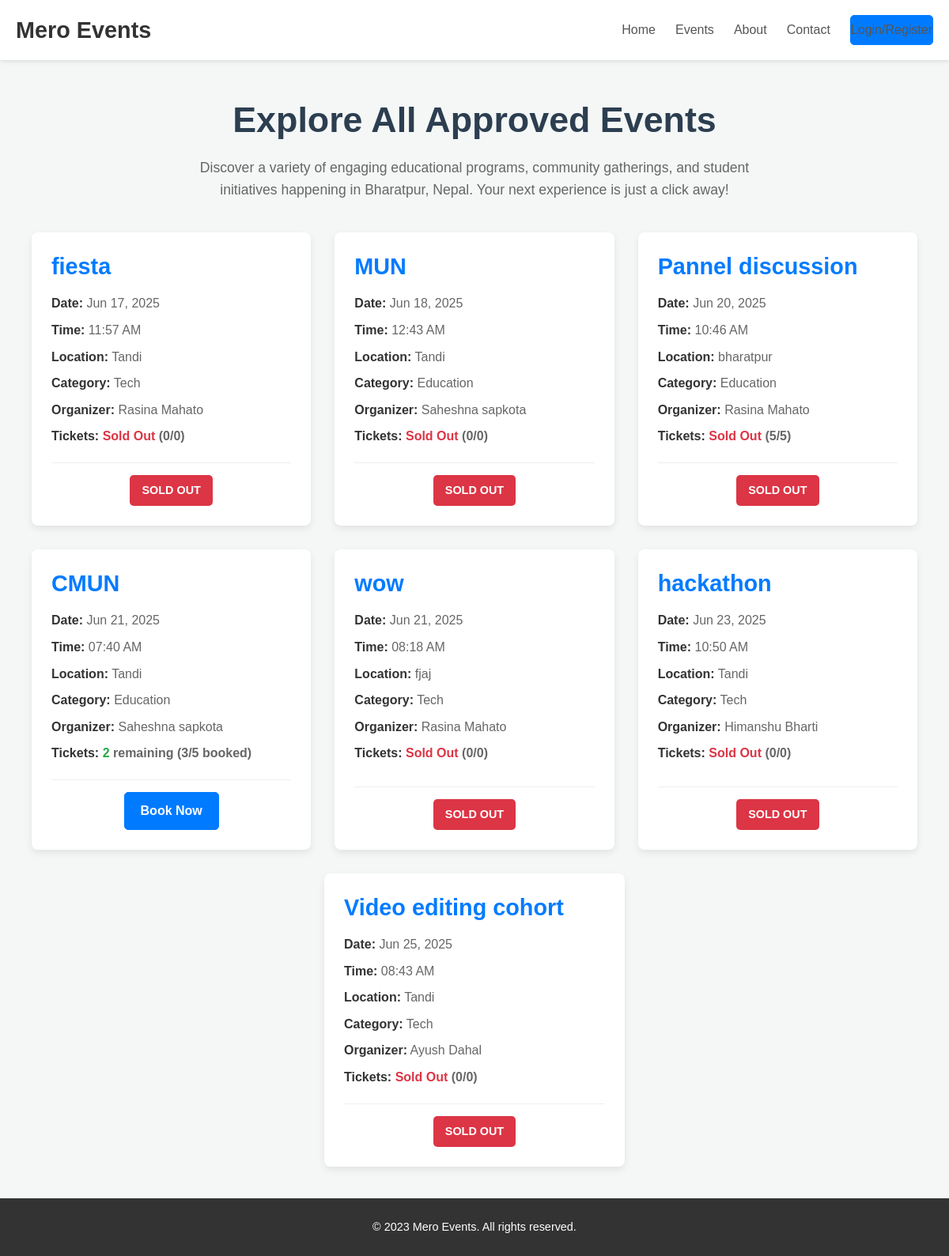
Screenshot of /events.php with the database file from the repository.
### tables this page shows
CREATE TABLE `events` (
  `id` int(11) NOT NULL,
  `title` varchar(200) DEFAULT NULL,
  `description` text DEFAULT NULL,
  `event_date` date DEFAULT NULL,
  `event_time` time DEFAULT NULL,
  `location` varchar(255) DEFAULT NULL,
  `category` varchar(100) DEFAULT NULL,
  `organizer_id` int(11) DEFAULT NULL,
  `status` enum('pending','approved','rejected') DEFAULT 'pending',
  `total_tickets` int(11) DEFAULT 0,
  `tickets_booked` int(11) DEFAULT 0
);

CREATE TABLE `organizers` (
  `id` int(11) NOT NULL,
  `name` varchar(100) DEFAULT NULL,
  `email` varchar(100) DEFAULT NULL,
  `password` varchar(255) DEFAULT NULL,
  `id_proof` varchar(255) DEFAULT NULL,
  `created_at` timestamp NOT NULL DEFAULT current_timestamp(),
  `is_approved` tinyint(1) DEFAULT 0
);

### events.php (the view, shortened to what this page needs)
<?php
require_once 'includes/config.php';
$events = [];
$sql = "SELECT
            e.id,           /* VERY IMPORTANT: e.id included for links */
            e.title,
            e.event_date,
            e.event_time,
            e.location,
            e.category,
            e.total_tickets,
            e.tickets_booked,
            o.name AS organizer_name
        FROM
            events e
        JOIN
            organizers o ON e.organizer_id = o.id
        WHERE
            e.status = 'approved'
        ORDER BY
            e.event_date ASC, e.event_time ASC";
if ($result = $conn->query($sql)) {
    if ($result->num_rows > 0) {
        while ($row = $result->fetch_assoc()) {
            $events[] = $row;
        }
    } else {
        $message = "<div class='info-msg'>No upcoming events found.</div>";
    }
} else {
    $message = "<div class='error-msg'>Error retrieving events from database: " . $conn->error . "</div>";
}
?>
<!DOCTYPE html>
<html lang="en">
<head>
    <link rel="stylesheet" href="assets/css/style.css">
</head>
<body>
    <header class="main-header">
        <div class="container">
            <nav class="main-nav">
                <a href="index.php" class="site-logo">Mero Events</a>
                <ul class="nav-links">
                    <li><a href="index.php">Home</a></li>
                    <li><a href="events.php">Events</a></li>
                    <li><a href="about.php">About</a></li>
                    <li><a href="contact.php">Contact</a></li>
                    <?php
                    if (isset($_SESSION["logged_in"]) && $_SESSION["logged_in"] === true) {
                        $dashboard_link = '#';
                        if (isset($_SESSION["user_type"])) {
                            if ($_SESSION["user_type"] == "organizer") {
                                $dashboard_link = 'organizer-dashboard/dashboard.php';
                            } elseif ($_SESSION["user_type"] == "user") {
                                $dashboard_link = 'user-dashboard/dashboard.php';
                            }
                        }
                        echo '<li class="welcome-message">Welcome, ' . htmlspecialchars($_SESSION["user_name"]) . '</li>';
                        echo '<li><a href="' . htmlspecialchars($dashboard_link) . '" class="btn btn-primary">Dashboard</a></li>';
                        echo '<li><a href="logout.php" class="btn btn-primary" style="background-color: #dc3545;">Logout</a></li>';
                    } else {
                        echo '<li><a href="auth.php" class="btn btn-primary">Login/Register</a></li>';
                    }
                    ?>
                </ul>
            </nav>
        </div>
    </header>
    <main>
        <div class="container">
            <div class="events-header">
                <h1>Explore All Approved Events</h1>
                <p>Discover a variety of engaging educational programs, community gatherings, and student initiatives happening in Bharatpur, Nepal. Your next experience is just a click away!</p>
            </div>
            <?php if (!empty($events)): ?>
                <div class="events-grid">
                    <?php foreach ($events as $event):
                        $tickets_remaining = $event['total_tickets'] - $event['tickets_booked'];
                        $is_sold_out = ($tickets_remaining <= 0);
                    ?>
                        <div class="event-card">
                            <div>
                                <h3><?php echo htmlspecialchars($event['title']); ?></h3>
                                <div class="event-info-block">
                                    <p><strong>Date:</strong> <?php echo htmlspecialchars(date('M d, Y', strtotime($event['event_date']))); ?></p>
                                    <p><strong>Time:</strong> <?php echo htmlspecialchars(date('h:i A', strtotime($event['event_time']))); ?></p>
                                    <p><strong>Location:</strong> <?php echo htmlspecialchars($event['location']); ?></p>
                                    <p><strong>Category:</strong> <?php echo htmlspecialchars($event['category']); ?></p>
                                    <p><strong>Organizer:</strong> <?php echo htmlspecialchars($event['organizer_name']); ?></p>
                                    <p class="tickets-info">
                                        <strong>Tickets:</strong>
                                        <?php if ($is_sold_out): ?>
                                            <span class="tickets-sold-out-count">Sold Out</span> (<?php echo htmlspecialchars($event['tickets_booked']); ?>/<?php echo htmlspecialchars($event['total_tickets']); ?>)
                                        <?php else: ?>
                                            <span class="tickets-remaining-count"><?php echo htmlspecialchars($tickets_remaining); ?></span> remaining
                                            (<?php echo htmlspecialchars($event['tickets_booked']); ?>/<?php echo htmlspecialchars($event['total_tickets']); ?> booked)
                                        <?php endif; ?>
                                    </p>
                                </div>
                            </div>
                            <div class="action-area">
                                <?php if ($is_sold_out): ?>
                                    <span class="sold-out-badge">Sold Out</span>
                                <?php else: ?>
                                    <a href="event-details.php?event_id=<?php echo htmlspecialchars($event['id']); ?>" class="btn btn-primary book-button">Book Now</a>
                                <?php endif; ?>
                            </div>
                        </div>
                    <?php endforeach; ?>
                </div>
            <?php endif; ?>
        </div>
    </main>
    <footer class="main-footer">
        <div class="container">
            <p>© 2023 Mero Events. All rights reserved.</p>
        </div>
    </footer>
</body>
</html>

### assets/css/style.css (style rules this page uses)
* { box-sizing: border-box; margin: 0; padding: 0; }
body { font-family: Arial, sans-serif; line-height: 1.6; color: #333; background-color: #f4f7f6; }
.container { max-width: 1200px; margin: 0 auto; padding: 0 20px; }
a { text-decoration: none; color: #007bff; }
.btn { display: inline-block; padding: 10px 20px; border-radius: 5px; font-weight: bold; text-align: center; transition: background-color 0.3s ease; }
.btn-primary { background-color: #007bff; color: #fff; border: 1px solid #007bff; }
.main-header { background-color: #fff; box-shadow: 0 2px 5px rgba(0,0,0,0.1); padding: 15px 0; }
.main-nav { display: flex; justify-content: space-between; align-items: center; }
.site-logo { font-size: 1.8em; font-weight: bold; color: #333; margin-right: 20px; }
.nav-links { list-style: none; display: flex; align-items: center; }
.nav-links li { margin-left: 25px; }
.nav-links a { color: #555; font-weight: 500; padding: 5px 0; transition: color 0.3s ease; }
.main-footer { background-color: #333; color: #fff; text-align: center; padding: 25px 0; font-size: 0.9em; margin-top: 40px; }
.main-footer p { margin: 0; }

### events.php (style rules this page uses)
body { font-family: Arial, sans-serif; background-color: #f4f7f6; margin: 0; display: flex; flex-direction: column; min-height: 100vh; }
main { flex-grow: 1; padding: 40px 20px; }
.events-header { text-align: center; margin-bottom: 40px; }
.events-header h1 { font-size: 2.8em; color: #2c3e50; margin-bottom: 10px; }
.events-header p { font-size: 1.1em; color: #666; max-width: 700px; margin: 0 auto; }
.events-grid { display: flex; flex-wrap: wrap; gap: 30px; justify-content: center; align-items: stretch; }
.event-card { background-color: #fff; border-radius: 8px; box-shadow: 0 4px 10px rgba(0, 0, 0, 0.08); padding: 25px; flex: 1 1 calc(33.333% - 40px); min-width: 280px; max-width: 380px; display: flex; flex-direction: column; justify-content: space-between; transition: transform 0.2s ease, box-shadow 0.2s ease; }
.event-card h3 { font-size: 1.8em; color: #007bff; margin-bottom: 15px; line-height: 1.3; }
.event-info-block { font-size: 1em; color: #666; margin-bottom: 20px; }
.event-info-block p { margin: 0 0 8px 0; }
.event-info-block strong { color: #333; }
.event-info-block .tickets-info { font-weight: bold; }
.event-info-block .tickets-remaining-count { color: #28a745; }
.event-info-block .tickets-sold-out-count { color: #dc3545; }
.event-card .action-area { padding-top: 15px; border-top: 1px solid #eee; text-align: center; }
.event-card .book-button { display: inline-block; background-color: #007bff; color: #fff; padding: 10px 20px; border-radius: 5px; text-decoration: none; font-weight: bold; transition: background-color 0.3s ease; }
.event-card .sold-out-badge { background-color: #dc3545; color: #fff; padding: 8px 15px; border-radius: 5px; font-weight: bold; font-size: 0.9em; text-transform: uppercase; display: inline-block; }
.main-header { background-color: #fff; box-shadow: 0 2px 5px rgba(0,0,0,0.1); padding: 15px 0; }
.main-nav { display: flex; justify-content: space-between; align-items: center; }
.site-logo { font-size: 1.8em; font-weight: bold; color: #333; margin-right: 20px; text-decoration: none; }
.nav-links { list-style: none; display: flex; align-items: center; margin: 0; padding: 0; }
.nav-links li { margin-left: 25px; }
.nav-links a { color: #555; font-weight: 500; padding: 5px 0; transition: color 0.3s ease; text-decoration: none; }
.btn { display: inline-block; padding: 10px 20px; border-radius: 5px; font-weight: bold; text-align: center; transition: background-color 0.3s ease; text-decoration: none; }
.btn-primary { background-color: #007bff; color: #fff; border: 1px solid #007bff; }
.main-footer { background-color: #333; color: #fff; text-align: center; padding: 25px 0; font-size: 0.9em; margin-top: auto; width: 100%; }
.container { max-width: 1200px; margin: 0 auto; padding: 0 20px; }

### rows the page displays
events: title "fiesta", event_date "Jun 17, 2025", event_time "11:57 AM", location "Tandi", category "Tech", organizer.name "Rasina Mahato", tickets_booked "0", total_tickets "0", shows "SOLD OUT"
events: title "MUN", event_date "Jun 18, 2025", event_time "12:43 AM", location "Tandi", category "Education", organizer.name "Saheshna sapkota", tickets_booked "0", total_tickets "0", shows "SOLD OUT"
events: title "Pannel discussion", event_date "Jun 20, 2025", event_time "10:46 AM", location "bharatpur", category "Education", organizer.name "Rasina Mahato", tickets_booked "5", total_tickets "5", shows "SOLD OUT"
events: title "CMUN", event_date "Jun 21, 2025", event_time "07:40 AM", location "Tandi", category "Education", organizer.name "Saheshna sapkota", tickets_remaining "2", tickets_booked "3", total_tickets "5"
events: title "wow", event_date "Jun 21, 2025", event_time "08:18 AM", location "fjaj", category "Tech", organizer.name "Rasina Mahato", tickets_booked "0", total_tickets "0", shows "SOLD OUT"
events: title "hackathon", event_date "Jun 23, 2025", event_time "10:50 AM", location "Tandi", category "Tech", organizer.name "Himanshu Bharti", tickets_booked "0", total_tickets "0", shows "SOLD OUT"
events: title "Video editing cohort", event_date "Jun 25, 2025", event_time "08:43 AM", location "Tandi", category "Tech", organizer.name "Ayush Dahal", tickets_booked "0", total_tickets "0", shows "SOLD OUT"
